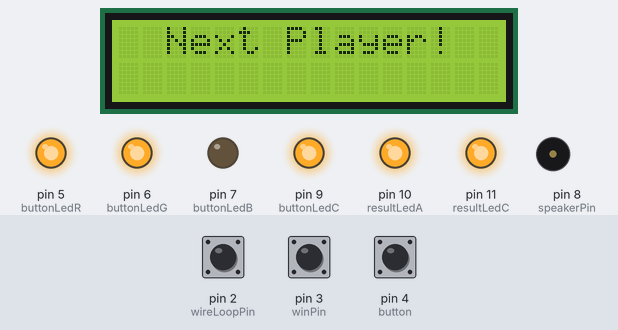
This sketch was run on a simulated Arduino Uno, built with avr-gcc and run on an emulated ATmega328P. Shown: 16×2 character LCD, output pins drawn as LEDs (lit = HIGH), buzzer (waves = sounding). Dashed ring = blinking. The inputs (shaded band) are chosen by the test bench; at power-on: pin 4 (button) HIGH, pin 3 (winPin) HIGH, pin 2 (wireLoopPin) HIGH. What the sketch prints to the serial monitor is not drawn.

Above: at 1.2 s.
1.3 s: pin 4 (button) pulled LOW for 0.15 s
At 2.0 s:
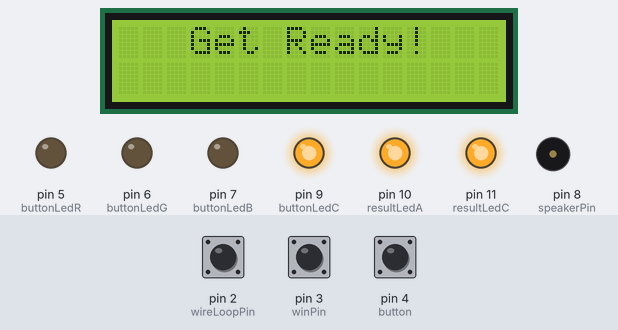
4.3 s: pin 3 (winPin) pulled LOW for 3.2 s
At 8.0 s:
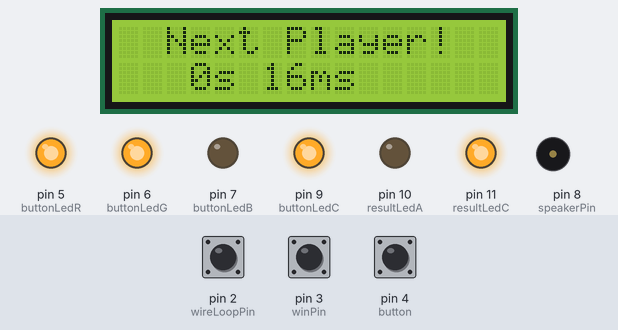
9.0 s: pin 4 (button) pulled LOW for 1 s
At 10.17 s:
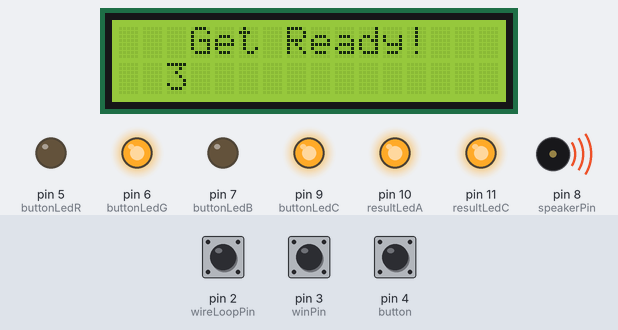
10.6 s: pin 2 (wireLoopPin) pulled LOW for 3.2 s
At 14.4 s:
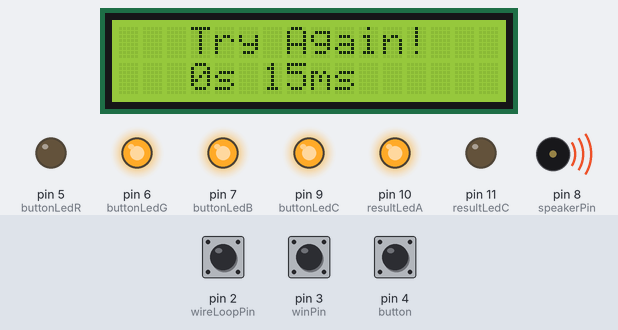
16.6 s: pin 4 (button) pulled LOW for 0.15 s
At 18.5 s:
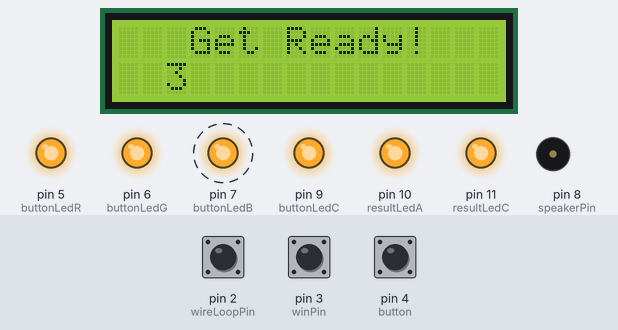
19.7 s: pin 2 (wireLoopPin) pulled LOW for 1 s
At 23.5 s:
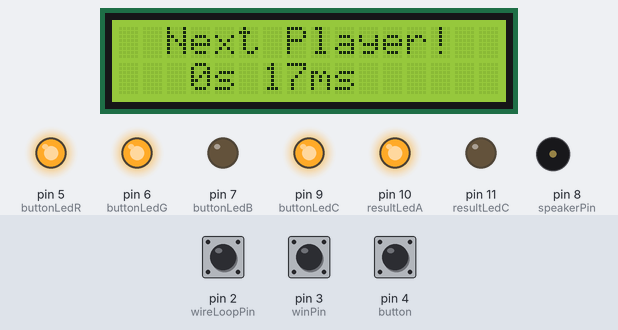
Timing chart, 0 to 24.7 s (numbered marks = the images above; inputs shaded):
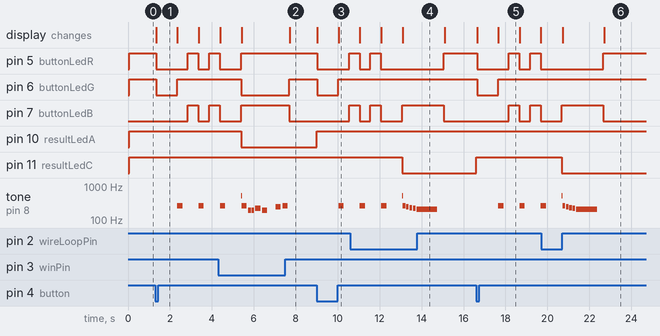

The sketch:

BuzzOff.ino
```cpp
#include <LiquidCrystal_I2C.h>
#include "pitches.h"

LiquidCrystal_I2C lcd(0x27, 16, 2);
const int wireLoopPin = 2;
const int winPin = 3;
const int button = 4;
const int buttonLedR = 5;
const int buttonLedG = 6;
const int buttonLedB = 7;
const int speakerPin = 8;
const int buttonLedC = 9;
const int resultLedA = 10;
const int resultLedC = 11;
int wireLoop, win, buttonPress;
unsigned long startTime, endTime, duration, LcdUpdateMillis;
byte timerRunning;

void setup(void){
  Serial.begin(9600);
  lcd.init();
  lcd.backlight();
  lcd.clear();
  pinMode(buttonLedR, OUTPUT);
  pinMode(buttonLedG, OUTPUT);
  pinMode(buttonLedB, OUTPUT);
  pinMode(buttonLedC, OUTPUT);
  pinMode(resultLedA, OUTPUT);
  pinMode(resultLedC, OUTPUT);
  digitalWrite(buttonLedC, HIGH);
  digitalWrite(buttonLedR, HIGH);
  digitalWrite(buttonLedG, HIGH);
  digitalWrite(buttonLedB, HIGH);
  digitalWrite(resultLedA, HIGH);
  digitalWrite(resultLedC, HIGH);
  pinMode(wireLoopPin, INPUT_PULLUP);
  pinMode(winPin, INPUT_PULLUP);
  pinMode(button, INPUT_PULLUP);
}

void loop(void){
  wireLoop = digitalRead(wireLoopPin);
  win = digitalRead(winPin);

  Serial.print("Loop:");
  Serial.print(wireLoop);
  Serial.print(",");
  Serial.print("Win:");
  Serial.println(win);

  if(wireLoop == LOW && timerRunning == 1 ){ //Lose
    digitalWrite(buttonLedR, LOW);
    digitalWrite(buttonLedG, HIGH);
    digitalWrite(buttonLedB, HIGH);
    digitalWrite(resultLedA, HIGH);
    digitalWrite(resultLedC, LOW);
    lcd.setCursor(0,0);
    lcd.print("   Try Again!   ");
    winOrLose();
    loseMusic();
  }else if(win == LOW && timerRunning == 1 ){ //Win
    digitalWrite(buttonLedR, HIGH);
    digitalWrite(buttonLedG, LOW);
    digitalWrite(buttonLedB, HIGH);
    digitalWrite(resultLedA, LOW);
    digitalWrite(resultLedC, HIGH);
    lcd.setCursor(0,0);
    lcd.print("   Good Work!   ");
    winOrLose();
    winMusic();
  }else{
    if (timerRunning == 0){ //Waiting to start
      digitalWrite(buttonLedR, HIGH);
      digitalWrite(buttonLedG, HIGH);
      digitalWrite(buttonLedB, LOW);
      lcd.setCursor(0,0);
      lcd.print("  Next Player!  ");
    }else{ //Game in progress
      digitalWrite(buttonLedR, HIGH);
      digitalWrite(buttonLedG, LOW);
      digitalWrite(buttonLedB, LOW);
      if (millis() - LcdUpdateMillis >= 125){
        LcdUpdateMillis = millis();
        lcd.setCursor(0,0);
        lcd.print("   GO GO GO!!   ");
        duration = millis() - startTime;
        lcd.setCursor(0,1);
        lcd.print(printDuration());
      }
    }
    if (timerRunning == 0 && digitalRead(button) == LOW){ //Start Sequence
      digitalWrite(resultLedA, HIGH);
      digitalWrite(resultLedC, HIGH);
      lcd.setCursor(0,0);
      lcd.print("   Get Ready!   ");
      lcd.setCursor(0,1);
      lcd.print("                ");
      digitalWrite(buttonLedR, LOW);
      digitalWrite(buttonLedG, LOW);
      digitalWrite(buttonLedB, LOW);
      delay(1000);

      digitalWrite(buttonLedR, LOW);
      digitalWrite(buttonLedG, HIGH);
      digitalWrite(buttonLedB, LOW);
      lcd.setCursor(0,1);
      lcd.print("  3             ");
      tone(speakerPin, NOTE_C4, 250);
      delay(500);

      digitalWrite(buttonLedR, HIGH);
      digitalWrite(buttonLedG, HIGH);
      digitalWrite(buttonLedB, HIGH);
      delay(500);
      digitalWrite(buttonLedR, LOW);
      digitalWrite(buttonLedG, HIGH);
      digitalWrite(buttonLedB, LOW);
      lcd.setCursor(0,1);
      lcd.print("  3    2        ");
      tone(speakerPin, NOTE_C4, 250);
      delay(500);

      digitalWrite(buttonLedR, HIGH);
      digitalWrite(buttonLedG, HIGH);
      digitalWrite(buttonLedB, HIGH);
      delay(500);
      digitalWrite(buttonLedR, LOW);
      digitalWrite(buttonLedG, HIGH);
      digitalWrite(buttonLedB, LOW);
      lcd.setCursor(0,1);
      lcd.print("  3    2    1   ");
      tone(speakerPin, NOTE_C4, 250);
      delay(1000);

      digitalWrite(buttonLedR, HIGH);
      digitalWrite(buttonLedG, HIGH);
      digitalWrite(buttonLedB, HIGH);
      tone(speakerPin, NOTE_C5, 500);

      startTime = millis();
      timerRunning = 1;
    }
  }
}

String printDuration(){
      unsigned long milisecs = duration; //unsigned long
      unsigned long seconds = duration / 1000; //unsigned long
      unsigned long minutes = seconds / 60;         //unsigned long
      unsigned long hours = minutes / 60;           //unsigned long
      unsigned long days = hours / 24;              //unsigned long
      milisecs %= 1000;
      seconds %= 60;
      minutes %= 60;
      hours %= 24;
      String retStr = "";
      if(hours > 0){
        retStr.concat(hours);
        retStr.concat("h ");
      }else{
        retStr.concat("   ");
      }
      if(minutes > 0){
        retStr.concat(minutes);
        retStr.concat("m ");
      }
      retStr.concat(seconds);
      retStr.concat("s ");
      retStr.concat(milisecs);
      retStr.concat("ms     ");
      return(retStr);
}

void winOrLose(){
  if(timerRunning == 1){
    endTime = millis();
    timerRunning = 0;
    duration = endTime - startTime;
    lcd.setCursor(0,1);
    lcd.print(printDuration());
  }
}

void winMusic(){

  // notes in the melody:
    int melody[] = {
      NOTE_C4, NOTE_G3, NOTE_G3, NOTE_A3, NOTE_G3, 0, NOTE_B3, NOTE_C4
    };

    // note durations: 4 = quarter note, 8 = eighth note, etc.:
    int noteDurations[] = {
      4, 8, 8, 4, 4, 4, 4, 4
    };
  for (int thisNote = 0; thisNote < 8; thisNote++) {

    // to calculate the note duration, take one second divided by the note type.
    //e.g. quarter note = 1000 / 4, eighth note = 1000/8, etc.
    int noteDuration = 1000 / noteDurations[thisNote];
    tone(speakerPin, melody[thisNote], noteDuration);

    // to distinguish the notes, set a minimum time between them.
    // the note's duration + 30% seems to work well:
    int pauseBetweenNotes = noteDuration * 1.30;
    delay(pauseBetweenNotes);
    // stop the tone playing:
    noTone(speakerPin);
  }
}

void loseMusic(){

  // notes in the melody:
    int melody[] = {
      NOTE_C4, NOTE_B3, NOTE_AS3, NOTE_A3, NOTE_GS3
    };

    // note durations: 4 = quarter note, 8 = eighth note, etc.:
    int noteDurations[] = {
      8, 8, 8, 8, 1
    };
  for (int thisNote = 0; thisNote < 5; thisNote++) {

    // to calculate the note duration, take one second divided by the note type.
    //e.g. quarter note = 1000 / 4, eighth note = 1000/8, etc.
    int noteDuration = 1000 / noteDurations[thisNote];
    tone(speakerPin, melody[thisNote], noteDuration);

    // to distinguish the notes, set a minimum time between them.
    // the note's duration + 30% seems to work well:
    int pauseBetweenNotes = noteDuration * 1.30;
    delay(pauseBetweenNotes);
    // stop the tone playing:
    noTone(speakerPin);
  }
}
```

Measured:
- after the input at 1.3 s, pin 5 (buttonLedR): HIGH → LOW at once, → HIGH 1.5 s later, → LOW 0.50 s later, → HIGH 0.52 s later; pin 6 (buttonLedG): HIGH → LOW at once, → HIGH 1.0 s later
- after the input at 4.3 s, pin 10 (resultLedA): HIGH → LOW after 1.1 s; the display: first differs from a run without the input after 1.1 s (image 2 shows a later state)
- after the input at 9.0 s, pin 5 (buttonLedR): HIGH → LOW at once, → HIGH 1.5 s later; pin 6 (buttonLedG): HIGH → LOW at once, → HIGH 1.0 s later
- after the input at 10.6 s, pin 6 (buttonLedG): stays HIGH (without the input it goes to LOW after 2.5 s); pin 11 (resultLedC): HIGH → LOW after 2.5 s; the display: first differs from a run without the input after 2.5 s (image 4)
- after the input at 16.6 s, pin 5 (buttonLedR): goes LOW 1.5 s, HIGH 0.50 s, LOW 0.52 s, HIGH 0.50 s, then LOW, starting after 0.05 s; pin 6 (buttonLedG): HIGH → LOW after 0.05 s, → HIGH 1.0 s later
- after the input at 19.7 s, pin 5 (buttonLedR): LOW → HIGH after 3.0 s instead of 0.99 s; pin 6 (buttonLedG): stays HIGH (without the input it goes to LOW after 0.99 s); pin 7 (buttonLedB): LOW → HIGH after 0.99 s, → LOW 2.0 s later; pin 11 (resultLedC): HIGH → LOW after 0.99 s; the display: first changes after 1.0 s (image 6 shows a later state)
- what the display in image 5 shows lasts 1.0 s, from 17.7 s to 18.7 s
